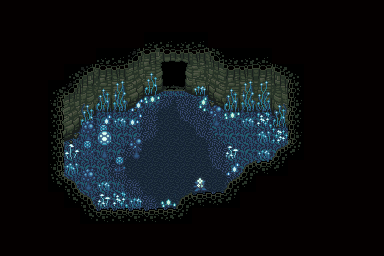

Rendered tile map (Tiled .tmx) drawn with the repository's tilesets; below, a short description and the map source with its tile grids summarised:
An orthogonal 24x16 tile map with 16x16 px tiles, 6 tile layers (Natural Lower Chip, Natural Walls, Natural Upper Chip, Natural Wall Sidings, ...), 2 hidden layers not drawn, 2 tilesets and 4 objects (3x Event, item).

<map version="1.0" orientation="orthogonal" renderorder="right-down" width="24" height="16" tilewidth="16" tileheight="16" nextobjectid="50">
 <properties>
  <property name="bgm" value="shape" />
  <property name="period" value="10" />
  <property name="radio" value="Tranquility. Where I'm trapped, there's only cold hard tiles. No life. All I can do is watch the beauty on the monitors." />
 </properties>
 <tileset firstgid="1" source="../tilesets/natural.tsx" />
 <tileset firstgid="481" source="../tilesets/artificial.tsx" />
 <layer name="Artificial Lower Chip" width="24" height="16" visible="0">
  <properties>
   <property name="z" value="0.0" />
  </properties>
  <data>[384 cells, 384 non-empty, 30 distinct tile ids]</data>
 </layer>
 <layer name="Natural Lower Chip" width="24" height="16">
  <properties>
   <property name="alt" value="true" />
   <property name="z" value="0.0" />
  </properties>
  <data>[384 cells, 384 non-empty, 15 distinct tile ids]</data>
 </layer>
 <layer name="Natural Walls" width="24" height="16">
  <properties>
   <property name="alt" value="true" />
   <property name="z" value=".1" />
  </properties>
  <data>[384 cells, 90 non-empty, 48 distinct tile ids]</data>
 </layer>
 <layer name="Artificial Upper Chip" width="24" height="16" visible="0">
  <properties>
   <property name="z" value=".5" />
  </properties>
  <data>[384 cells, 31 non-empty, 31 distinct tile ids]</data>
 </layer>
 <layer name="Natural Upper Chip" width="24" height="16">
  <properties>
   <property name="alt" value="true" />
   <property name="z" value=".5" />
  </properties>
  <data>[384 cells, 47 non-empty, 20 distinct tile ids]</data>
 </layer>
 <layer name="Natural Wall Sidings" width="24" height="16">
  <properties>
   <property name="alt" value="true" />
   <property name="z" value=".2" />
  </properties>
  <data>[384 cells, 0 non-empty, 0 distinct tile ids]</data>
 </layer>
 <objectgroup name="Object Layer">
  <properties>
   <property name="z" value=".5" />
  </properties>
  <object id="40" name="arrow" type="Event" x="176" y="0" width="16" height="16">
   <properties>
    <property name="appearance" value="4dir_arrow" />
    <property name="face" value="NORTH" />
   </properties>
  </object>
  <object id="41" name="tele" type="Event" x="160" y="80" width="32" height="16">
   <properties>
    <property name="onCollide" value="teleport('sector2/2b.tmx', 27, 52); setPlace('Warper', 25, 42)" />
   </properties>
  </object>
  <object id="48" name="arrow" type="Event" x="160" y="0" width="16" height="16">
   <properties>
    <property name="appearance" value="4dir_arrow" />
    <property name="face" value="NORTH" />
   </properties>
  </object>
  <object id="49" name="Expedition Log" type="item" x="96" y="128" width="16" height="16">
   <properties>
    <property name="key" value="item_expedition" />
   </properties>
  </object>
 </objectgroup>
 <layer name="Artificial Overhead Chip" width="24" height="16">
  <properties>
   <property name="z" value="1.5" />
  </properties>
  <data>[384 cells, 0 non-empty, 0 distinct tile ids]</data>
 </layer>
 <layer name="Natural Overhead Chip" width="24" height="16">
  <properties>
   <property name="alt" value="true" />
   <property name="z" value="1.5" />
  </properties>
  <data>[384 cells, 8 non-empty, 4 distinct tile ids]</data>
 </layer>
</map>
